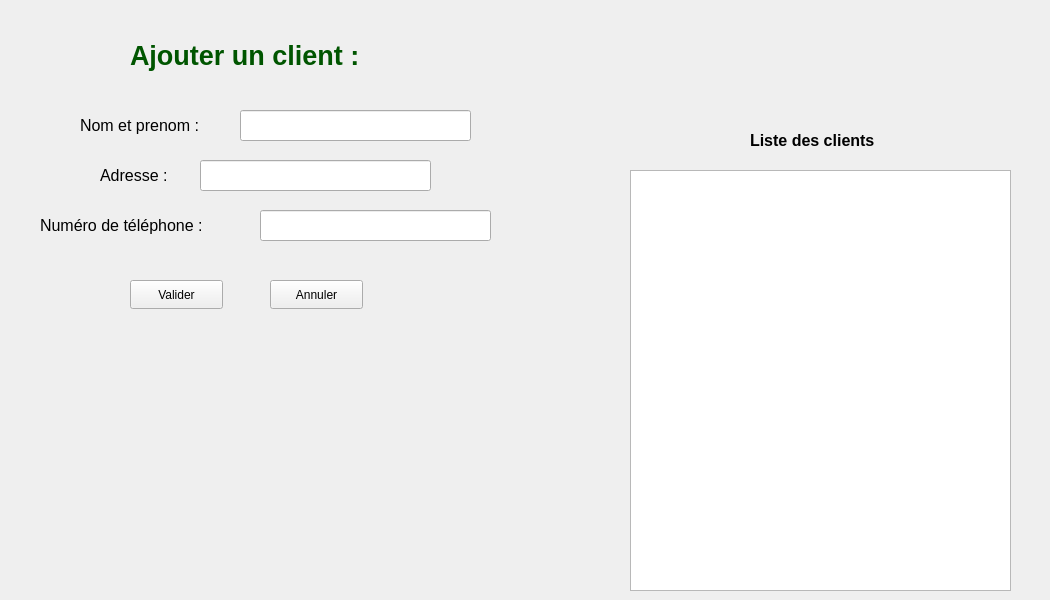
      <widget class="QWidget" name="tab_36">
       <attribute name="title">
        <string>Gestion des clients</string>
       </attribute>
       <widget class="QLabel" name="label_87">
        <property name="geometry">
         <rect>
          <x>130</x>
          <y>30</y>
          <width>521</width>
          <height>51</height>
         </rect>
        </property>
        <property name="text">
         <string>&lt;html&gt;&lt;head/&gt;&lt;body&gt;&lt;p&gt;&lt;span style=&quot; font-size:20pt; font-weight:700; color:#005500;&quot;&gt;Ajouter un client :&lt;/span&gt;&lt;/p&gt;&lt;/body&gt;&lt;/html&gt;</string>
        </property>
       </widget>
       <widget class="QLineEdit" name="lineEdit_22">
        <property name="geometry">
         <rect>
          <x>240</x>
          <y>110</y>
          <width>231</width>
          <height>31</height>
         </rect>
        </property>
       </widget>
       <widget class="QLabel" name="label_88">
        <property name="geometry">
         <rect>
          <x>80</x>
          <y>100</y>
          <width>231</width>
          <height>51</height>
         </rect>
        </property>
        <property name="text">
         <string>&lt;html&gt;&lt;head/&gt;&lt;body&gt;&lt;p&gt;&lt;span style=&quot; font-size:12pt;&quot;&gt;Nom et prenom :&lt;/span&gt;&lt;/p&gt;&lt;/body&gt;&lt;/html&gt;</string>
        </property>
       </widget>
       <widget class="QLabel" name="label_89">
        <property name="geometry">
         <rect>
          <x>100</x>
          <y>150</y>
          <width>231</width>
          <height>51</height>
         </rect>
        </property>
        <property name="text">
         <string>&lt;html&gt;&lt;head/&gt;&lt;body&gt;&lt;p&gt;&lt;span style=&quot; font-size:12pt;&quot;&gt;Adresse :&lt;/span&gt;&lt;/p&gt;&lt;/body&gt;&lt;/html&gt;</string>
        </property>
       </widget>
       <widget class="QLineEdit" name="lineEdit_23">
        <property name="geometry">
         <rect>
          <x>200</x>
          <y>160</y>
          <width>231</width>
          <height>31</height>
         </rect>
        </property>
       </widget>
       <widget class="QLabel" name="label_90">
        <property name="geometry">
         <rect>
          <x>40</x>
          <y>200</y>
          <width>231</width>
          <height>51</height>
         </rect>
        </property>
        <property name="text">
         <string>&lt;html&gt;&lt;head/&gt;&lt;body&gt;&lt;p&gt;&lt;span style=&quot; font-size:12pt;&quot;&gt;Numéro de téléphone :&lt;/span&gt;&lt;/p&gt;&lt;/body&gt;&lt;/html&gt;</string>
        </property>
       </widget>
       <widget class="QLineEdit" name="lineEdit_24">
        <property name="geometry">
         <rect>
          <x>260</x>
          <y>210</y>
          <width>231</width>
          <height>31</height>
         </rect>
        </property>
       </widget>
       <widget class="QPushButton" name="pushButton_29">
        <property name="geometry">
         <rect>
          <x>130</x>
          <y>280</y>
          <width>93</width>
          <height>29</height>
         </rect>
        </property>
        <property name="text">
         <string>Valider</string>
        </property>
       </widget>
       <widget class="QPushButton" name="pushButton_30">
        <property name="geometry">
         <rect>
          <x>270</x>
          <y>280</y>
          <width>93</width>
          <height>29</height>
         </rect>
        </property>
        <property name="text">
         <string>Annuler</string>
        </property>
       </widget>
       <widget class="QTableView" name="tableView_4">
        <property name="geometry">
         <rect>
          <x>630</x>
          <y>170</y>
          <width>381</width>
          <height>421</height>
         </rect>
        </property>
       </widget>
       <widget class="QLabel" name="label_91">
        <property name="geometry">
         <rect>
          <x>750</x>
          <y>100</y>
          <width>291</width>
          <height>81</height>
         </rect>
        </property>
        <property name="text">
         <string>&lt;html&gt;&lt;head/&gt;&lt;body&gt;&lt;p&gt;&lt;span style=&quot; font-size:12pt; font-weight:700;&quot;&gt;Liste des clients&lt;/span&gt;&lt;/p&gt;&lt;/body&gt;&lt;/html&gt;</string>
        </property>
       </widget>
      </widget>
